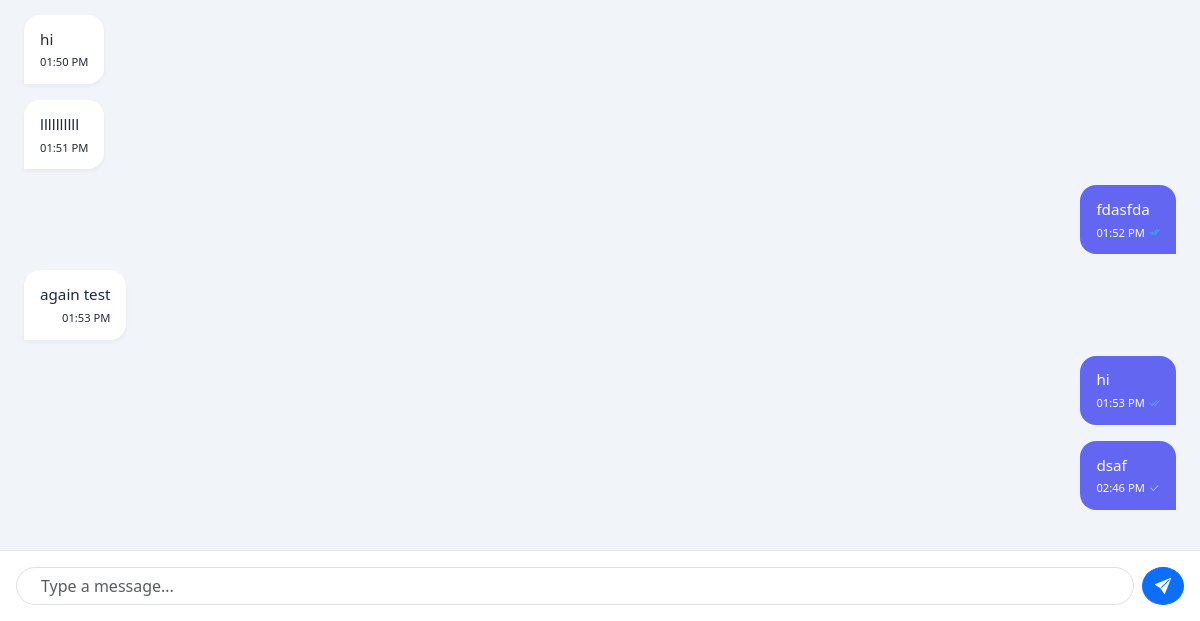
The page /chat/chat-room/hafis/ (signed in, lower part) on the database as committed earlier.
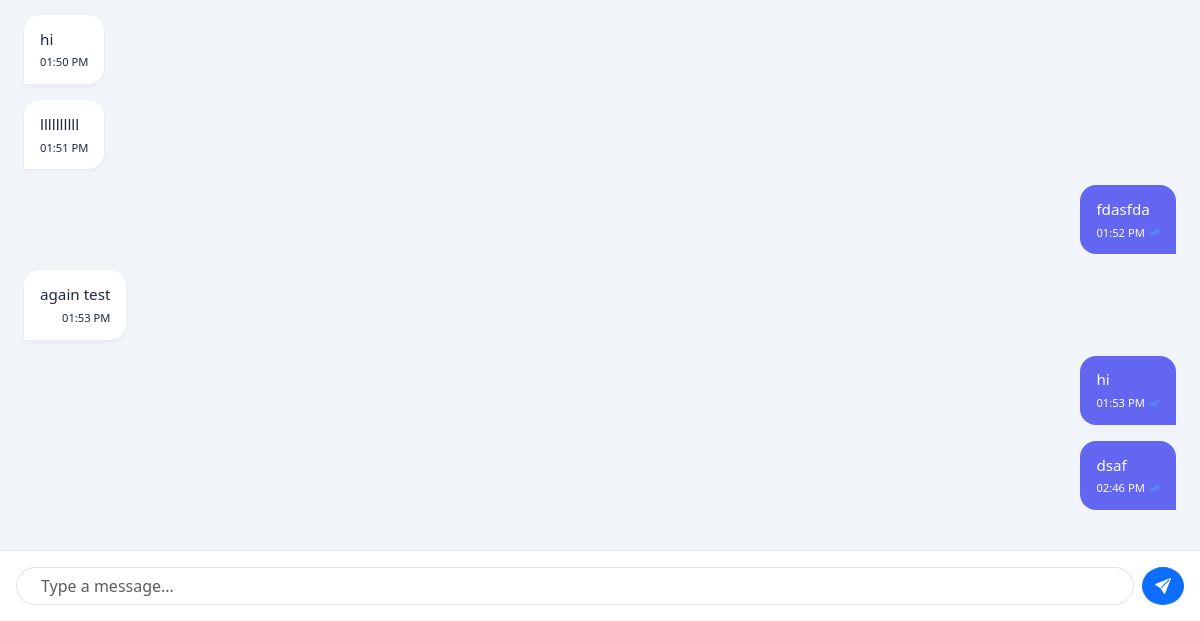
The same page on the database as committed later.
### chat/models.py (models this page shows, shortened)
class Message(models.Model):
    chat_room = models.ForeignKey(ChatRoom, related_name='messages', on_delete=models.CASCADE)
    sender = models.ForeignKey(User, related_name="sent_messages", on_delete=models.CASCADE)
    content = models.TextField()
    timestamp = models.DateTimeField(auto_now_add=True)
    is_read = models.BooleanField(default=False)

### chat/views.py (the view)
# urls.py: path('chat-room/<str:username>/', views.ChatView.as_view(), name='chat_room'),
class ChatView(LoginRequiredMixin, View):
    def get(self, request, username):
        other_user = User.objects.get(username=username)
        chat_room = get_or_create_chat_room(
            request.user, other_user
        )
        queryset = chat_room.messages.order_by('-timestamp')[:20]
        messages = list(reversed(queryset))
        chat_room.messages.filter(
            sender=other_user,
            is_read=False
        ).update(is_read=True)
        oldest_message_id = messages[0].id if messages else None
        return render(request, 'chat.html', {
            'chat_room': chat_room,
            'messages': messages,
            'other_user': other_user,
            'today': localtime(now()).date(),
            'oldest_message_id': oldest_message_id
        })

### chat/utils.py (called while the page is built)
def get_or_create_chat_room(user1, user2):
    chat_rooms = ChatRoom.objects.annotate(
        num_users=Count('chat_users')
    ).filter(
        num_users=2,
        chat_users=user1
        ).filter(
            chat_users=user2
        )
    if chat_rooms.exists():
        return chat_rooms.first()
    chat_room = ChatRoom.objects.create()
    chat_room.chat_users.add(user1, user2)
    return chat_room

### chat/templates/chat.html (shortened to what this page needs)
{% extends "base.html" %}
{% load static %}
{% block extra_css %}
    <link rel="stylesheet" href="https://cdn.jsdelivr.net/npm/bootstrap-icons@1.11.0/font/bootstrap-icons.css">
{% endblock %}
{% block content %}
    <div class="messages-container" id="chat-box">
        {% for message in messages%}
        <div class="message-bubble
        {% if message.sender == request.user %}
        sent
        {% else %}
        received
        {% endif %}">
            {{ message.content }}
            <div class="info">
                {% if message.timestamp.date == today %}
                    {{ message.timestamp|date:"h:i A" }}
                {% else %}
                    {{ message.timestamp|date:"d M Y, h:i A" }}
                {% endif %}
                {% if message.sender == request.user %}
                    <i class="bi
                        {% if message.is_read %}
                            bi-check2-all read
                        {% else %}
                            bi-check2 unread
                        {% endif %}
                        "
                        id="tick-{{ message.id }}">
                    </i>
                {% endif %}
            </div>
        </div>
        {% endfor %}
    </div>
    <div class="typing" id="typing-indicator"></div>
    <div class="input-area">
    <form id="chat-form" class="d-flex gap-2">
        <input type="text" id="msg-input" class="form-control rounded-pill px-4"
               placeholder="Type a message...">
        <button type="submit" class="btn btn-primary rounded-circle">
            <i class="bi bi-send-fill"></i>
        </button>
    </form>
</div>
{% endblock %}

Rows that differ between the two databases and show on the page:
changed Message "dsaf": is_read False → True (drawn)
